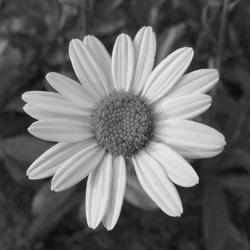
#> input picture ip_hw/t2_q4/gs.jpg, 250 x 250 px
$ python t2_q4.py
#> lines starting #> are read from the running program, lines starting #| are printed output that depends on the picture; after the words box and inside, x2 and y2 are one past the last pixel; in counts of white or black regions, pixels touching at a corner belong together
import cv2 as cv
import os
import matplotlib.pyplot as plt
import numpy

mask3 = [[0,1,0],
        [1,-4,1],
        [0,1,0]]

mask5 = [[0,0,0,0,0],
         [0,0,0,0,0],
         [0,0,0,0,0],
         [0,0,0,0,0],
         [0,0,0,0,0]]


class ImageTransformer:

    def __init__(self):
        self.threshold = 127
        self.src_image = None
        self.dst_image = None


    def main(self):
        dir = os.path.dirname(__file__)
        self.src_image = cv.imread(dir + '/gs.jpg', 0)
#> self.src_image is the input picture: shape (250, 250); min 1, max 244, mean 102.8
        self.dst_image = numpy.empty_like(self.src_image)
        cv.imshow("image", self.dst_image)
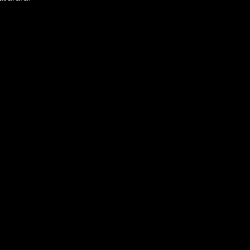
#> window 'image': shape (250, 250); min 0, max 160, mean 0
        cv.namedWindow("image", 0)
        cv.createTrackbar("threshold", "image", 127, 255, self.update_threshold)
        self.update_image()

        result = self.apply_mask(mask=mask3, image=self.src_image)
        plt.subplot(221)
        plt.imshow(result, cmap='gray')
        plt.subplot(222)
        plt.imshow(self.src_image, cmap='gray')
        plt.show()

        cv.waitKey(0)
        cv.destroyAllWindows()


    def update_threshold(self, val):
        self.threshold = val
        self.update_image()


    def update_image(self):
        for i in range(0, len(self.src_image)):
            for j in range(0, len(self.src_image[0])):
                if self.src_image[i][j] <= self.threshold:
                    self.dst_image[i][j] = 0
                else:
                    self.dst_image[i][j] = 255
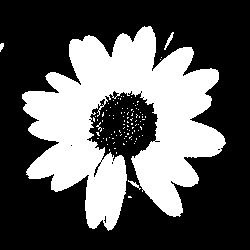
#> self.dst_image: shape (250, 250); 35% white; 100 white regions (96 under 20 px), largest, box (x1, y1, x2, y2) and area: (22, 26, 226, 231) 21527, (164, 32, 174, 50) 52, (128, 180, 141, 190) 36, (0, 43, 4, 52) 25
        cv.imshow('image', self.dst_image)


    def apply_mask(self, mask, image):
        result = numpy.zeros(shape=(len(image), len(image[0])))
#> result: shape (250, 250) float64; every value is 0
        a = int((len(mask)-1)/2)
        b = int((len(mask[0])-1)/2)
        for i in range(a, len(image)-a):
            for j in range(b, len(image[i])-b):
                for s in range(-a, a+1):
                    for t in range(-b, b+1):
                        result[i][j] += image[i + s][j + t] * mask[s][t]
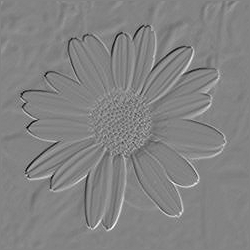
#> result: shape (250, 250) float64; min -533, max 504, mean 0.4; drawn with min black and max white
        return result


if __name__ == '__main__':
    obj = ImageTransformer()
    obj.main()
#> in main, `plt.show()`:
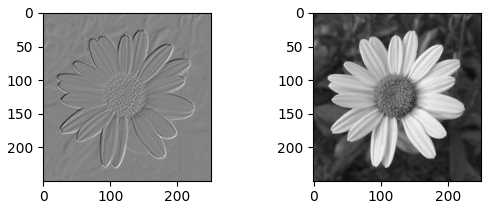
#> figure drawn by matplotlib, 2 panels
